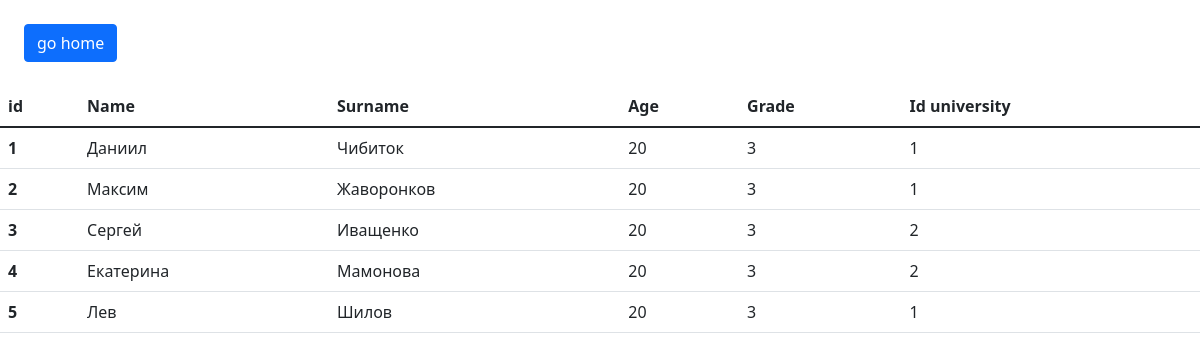
The app's page /apache/static/students.php with its own data.
### tables this page shows
CREATE TABLE IF NOT EXISTS students (
  id INT(11) NOT NULL AUTO_INCREMENT,
  name VARCHAR(20) NOT NULL,
  surname VARCHAR(40) NOT NULL,
  age INT NOT NULL,
  grade INT NOT NULL,
  id_university INT NOT NULL,
  foreign key (id_university) references universities (id),
  PRIMARY KEY (ID)
);

### apache/static/students.php (the view, shortened to what this page needs)
<!doctype html>
<html lang="en">
<head>
    <link href="https://cdn.jsdelivr.net/npm/bootstrap@5.1.3/dist/css/bootstrap.min.css" rel="stylesheet"
>
</head>
<body>
<div class="m-4">
    <a class="btn btn-primary me-4" href="/">go home</a>
</div>
<table class="table">
    <thead>
    <tr>
        <th scope="col">id</th>
        <th scope="col">Name</th>
        <th scope="col">Surname</th>
        <th scope="col">Age</th>
        <th scope="col">Grade</th>
        <th scope="col">Id university</th>
    </tr>
    </thead>
    <tbody>
    <?php
    $mysqli = new mysqli("db-mysql", "user", "password", "appDB");
    $result = $mysqli->query("SELECT * FROM students");
    foreach ($result as $row) {
        echo "
        <tr>
            <th scope='row'>{$row['id']}</th>
            <td>{$row['name']}</td>
            <td>{$row['surname']}</td>
            <td>{$row['age']}</td>
            <td>{$row['grade']}</td>
            <td>{$row['id_university']}</td>
        </tr>";
    }
    ?>
    </tbody>
</table>
</body>
</html>

### records on screen
students: id "1", name "Даниил", surname "Чибиток", age "20", grade "3", id_university "1"
students: id "2", name "Максим", surname "Жаворонков", age "20", grade "3", id_university "1"
students: id "3", name "Сергей", surname "Иващенко", age "20", grade "3", id_university "2"
students: id "4", name "Екатерина", surname "Мамонова", age "20", grade "3", id_university "2"
students: id "5", name "Лев", surname "Шилов", age "20", grade "3", id_university "1"
